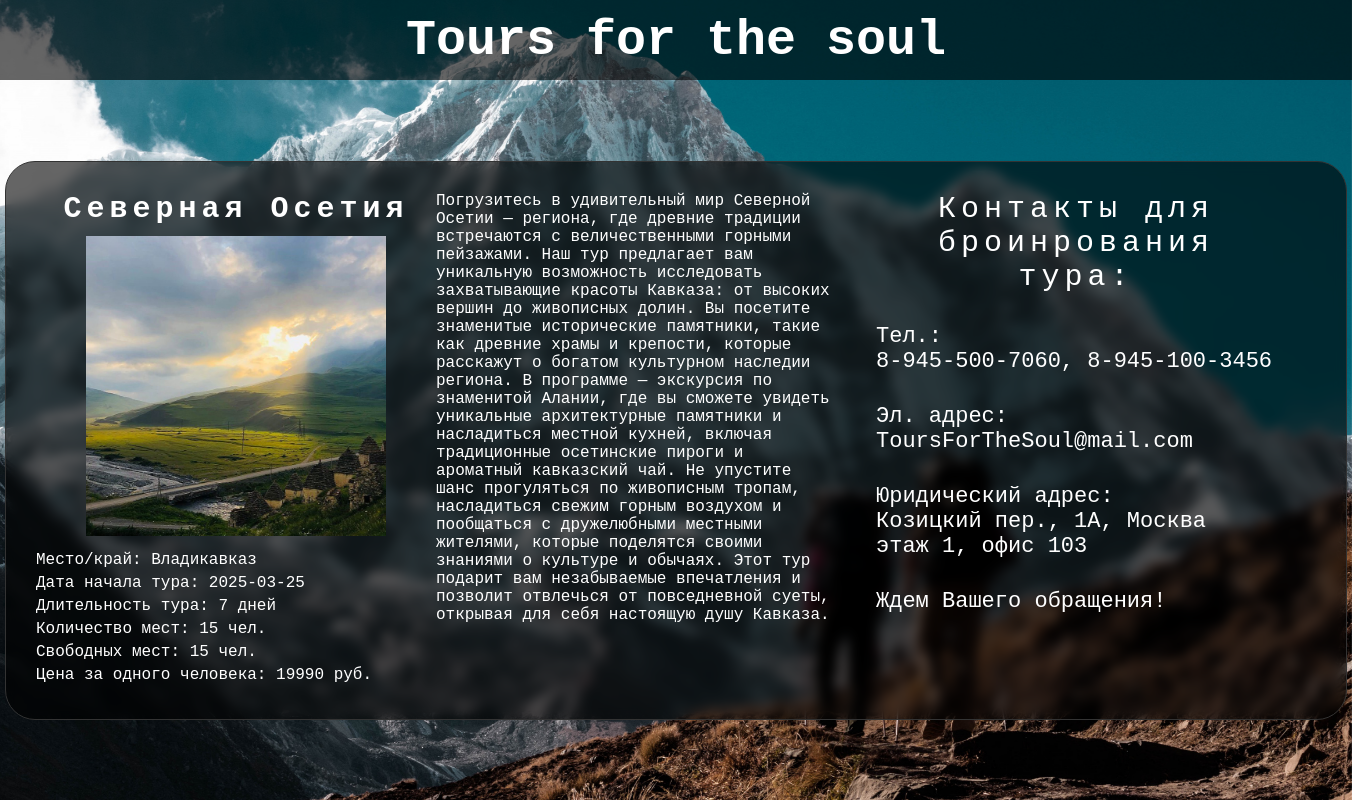
The app's page /views/tours/current_tour/2 with its own data.
### database/db.py (models this page shows)
class TourTable(Base):
    __tablename__ = 'tours'
    id = Column(Integer, primary_key=True)
    title = Column(String)
    description = Column(String)
    place = Column(String)
    start_date_tour = Column(String)
    duration = Column(Integer)
    max_people = Column(Integer)
    available_places = Column(Integer)
    occupied_places = Column(Integer)
    price_per_person = Column(Integer)
    image = Column(String)

### routers/routers_for_views.py (the view)
@router.get('/tours/current_tour/{tour_id}')
async def current_tour_page(request: Request, tour_id: int):
    logger.debug(f"Запрос на страницу текущего тура с ID: {tour_id}")
    try:
        with SessionLocal() as session:
            logger.debug("Открытие сессии базы данных")
            query = select(TourTable).where(TourTable.id == tour_id)
            logger.debug(f"Выполнение запроса: {query}")
            result = session.execute(query)
            tour = result.scalars().first()
            if not tour:
                logger.warning(f"Тур с ID {tour_id} не найден")
                raise HTTPException(status_code=404, detail="Тур не найден")
            logger.info(f"Тур с ID {tour_id} найден")
            context = {
                'request': request,
                'tour': tour,
            }
            return templates.TemplateResponse('book_tour_page.html', context)
    except HTTPException as e:
        logger.error(f"Ошибка: {e.detail} - ID тура: {tour_id}")
        context = {
            'request': request,
        }
        return templates.TemplateResponse('error_page.html', context)

### templates/book_tour_page.html (shortened to what this page needs)
{% extends 'base_page.html' %}
{% block head %}
<head>
    <link rel="stylesheet" type="text/css" href="{{ url_for('static', path='css/base_page_style.css') }}">
    <link rel="stylesheet" type="text/css" href="{{ url_for('static', path='css/book_tour_page_style.css') }}">
</head>
{% endblock %}
{% block content %}
<div class="block-selected-tour">
    <div class="selected-tour">
        <div class="show-selected-tour">
            <div class="titel-tour">
                {{ tour.title }}
            </div>
            <div class="img-tour">
                <img src="{{ url_for('static', path='image/img_tour/' + tour.image) }}" alt="{{ tour.title }}" style="max-width: 300px; height: auto;">
            </div>
            <div class="desc-tour">
                <div class="place-tour">
                    <span>Место/край:</span>
                    {{ tour.place }}
                </div>
                <div class="start-date-tour">
                    <span>Дата начала тура:</span>
                    {{ tour.start_date_tour }}
                </div>
                <div class="duration-tour">
                    <span>Длительность тура:</span>
                    {{ tour.duration }} дней
                </div>
                <div class="max-people-tour">
                    <span>Количество мест:</span>
                    {{ tour.max_people }} чел.
                </div>
                <div class="av-places-tour">
                    <span>Свободных мест:</span>
                    {{ tour.available_places }} чел.
                </div>
                <div class="price-tour">
                    <span>Цена за одного человека:</span>
                    {{ tour.price_per_person }} руб.
                </div>
            </div>
        </div>
        <div class="desc-selected-tour">
            <span>{{ tour.description }}</span>
        </div>
        <div class="feedback">
            <div class="feedback-title">
                <span>Контакты для броинрования тура:</span>
            </div>
            <div class="feedback-field">
                <span>Тел.:<br>8-945-500-7060, 8-945-100-3456</span>
                <span>Эл. адрес:<br>ToursForTheSoul@mail.com</span>
                <span>Юридический адрес:<br>Козицкий пер., 1А, Москва<br>этаж 1, офис 103</span>
                <span>Ждем Вашего обращения!</span>
            </div>
        </div>
    </div>
</div>
{% endblock %}

### static/css/base_page_style.css (style rules this page uses)
body { display: flex; flex-direction: column; min-height: 100vh; margin: 0px; font-family: Courier New; }

### static/css/book_tour_page_style.css (style rules this page uses)
.block-selected-tour { display: flex; flex-direction: column; justify-content: center; align-items: center; }
.block-selected-tour .selected-tour { display: flex; text-align: left; border: 1px solid #333; border-radius: 30px; padding: 30px; backdrop-filter: blur(6px); background-color: rgba(0, 0, 0, 0.6); }
.block-selected-tour .selected-tour .show-selected-tour { width: 400px; }
.block-selected-tour .selected-tour .show-selected-tour .titel-tour { display: block; text-align: center; color: white; font-weight: bold; font-size: 30px; letter-spacing: 5px; }
.block-selected-tour .selected-tour .show-selected-tour .img-tour { display: block; text-align: center; margin: 10px 0px 10px 0px; }
.block-selected-tour .selected-tour .show-selected-tour .desc-tour { display: block; text-align: left; color: white; }
.block-selected-tour .selected-tour .show-selected-tour .desc-tour div { margin-bottom: 5px; }
.block-selected-tour .selected-tour .desc-selected-tour { display: block; width: 400px; overflow-wrap: break-word; color: white; }
.block-selected-tour .selected-tour .feedback { padding: 0px 40px; width: 400px; }
.block-selected-tour .selected-tour .feedback .feedback-title { display: block; text-align: center; color: white; font-size: 30px; letter-spacing: 5px; margin: 0px 0px 30px; }
.block-selected-tour .selected-tour .feedback .feedback-field { display: flex; justify-content: center; flex-direction: column; color: white; font-size: 22px; }
.block-selected-tour .selected-tour .feedback .feedback-field span { margin: 0px 0px 30px; }

### records on screen
TourTable: title "Северная Осетия", image (picture), place "Владикавказ", start_date_tour "2025-03-25", duration "7", max_people "15", available_places "15", price_per_person "19990", description "Погрузитесь в удивительный мир Северной Осетии — региона, где древние традиции встречаются с величественными горными пейзажами. Наш тур предлагает вам уникальную возможность исследовать захватывающие красоты Кавказа: от высоких вершин до живописных долин. Вы посетите знаменитые исторические памятники, такие как древние храмы и крепости, которые расскажут о богатом культурном наследии региона. В программе — экскурсия по знаменитой Алании, где вы сможете увидеть уникальные архитектурные памятники и насладиться местной кухней, включая традиционные осетинские пироги и ароматный кавказский чай. Не упустите шанс прогуляться по живописным тропам, насладиться свежим горным воздухом и пообщаться с…"
